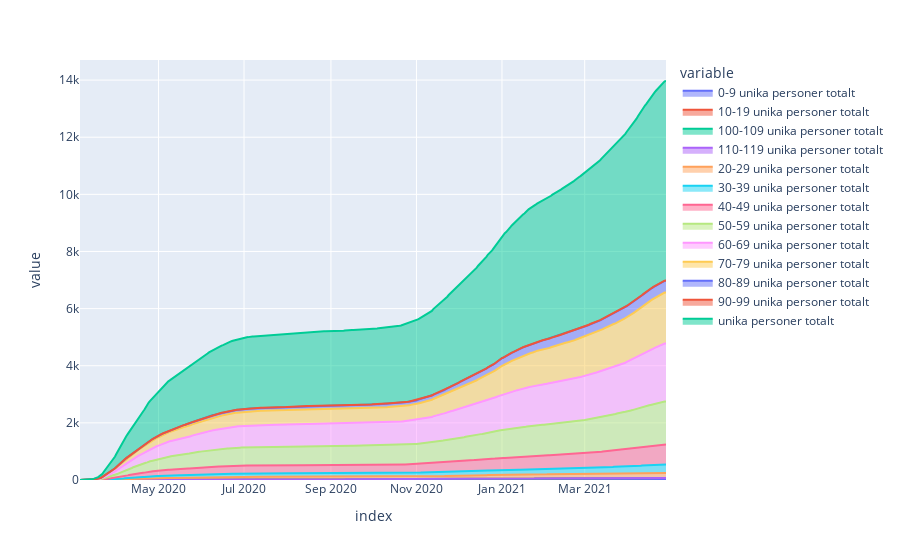

Notebook cell for this chart:
### Code cell
px.area(tt, x=dates, y=columns)

### Figure 1 — Plotly figure (JSON) as saved in the notebook; plotly's stock layout.template omitted (floating-point values rounded to 4 significant figures; data arrays with more than 128 entries replaced by an {"elided": "..."} marker saying what was removed)
{"data": [{"hovertemplate": "variable=0-9 unika personer totalt<br>index=%{x}<br>value=%{y}<extra></extra>", "legendgroup": "0-9 unika personer totalt", "line": {"color": "#636efa"}, "mode": "lines", "name": "0-9 unika personer totalt", "orientation": "v", "showlegend": true, "stackgroup": "1", "type": "scatter", "x": {"elided": "419 str values"}, "xaxis": "x", "y": {"elided": "419 int values"}, "yaxis": "y"}, {"hovertemplate": "variable=10-19 unika personer totalt<br>index=%{x}<br>value=%{y}<extra></extra>", "legendgroup": "10-19 unika personer totalt", "line": {"color": "#EF553B"}, "mode": "lines", "name": "10-19 unika personer totalt", "orientation": "v", "showlegend": true, "stackgroup": "1", "type": "scatter", "x": {"elided": "419 str values"}, "xaxis": "x", "y": {"elided": "419 int values"}, "yaxis": "y"}, {"hovertemplate": "variable=100-109 unika personer totalt<br>index=%{x}<br>value=%{y}<extra></extra>", "legendgroup": "100-109 unika personer totalt", "line": {"color": "#00cc96"}, "mode": "lines", "name": "100-109 unika personer totalt", "orientation": "v", "showlegend": true, "stackgroup": "1", "type": "scatter", "x": {"elided": "419 str values"}, "xaxis": "x", "y": {"elided": "419 int values"}, "yaxis": "y"}, {"hovertemplate": "variable=110-119 unika personer totalt<br>index=%{x}<br>value=%{y}<extra></extra>", "legendgroup": "110-119 unika personer totalt", "line": {"color": "#ab63fa"}, "mode": "lines", "name": "110-119 unika personer totalt", "orientation": "v", "showlegend": true, "stackgroup": "1", "type": "scatter", "x": {"elided": "419 str values"}, "xaxis": "x", "y": {"elided": "419 int values"}, "yaxis": "y"}, {"hovertemplate": "variable=20-29 unika personer totalt<br>index=%{x}<br>value=%{y}<extra></extra>", "legendgroup": "20-29 unika personer totalt", "line": {"color": "#FFA15A"}, "mode": "lines", "name": "20-29 unika personer totalt", "orientation": "v", "showlegend": true, "stackgroup": "1", "type": "scatter", "x": {"elided": "419 str values"}, "xaxis": "x", "y": {"elided": "419 int values"}, "yaxis": "y"}, {"hovertemplate": "variable=30-39 unika personer totalt<br>index=%{x}<br>value=%{y}<extra></extra>", "legendgroup": "30-39 unika personer totalt", "line": {"color": "#19d3f3"}, "mode": "lines", "name": "30-39 unika personer totalt", "orientation": "v", "showlegend": true, "stackgroup": "1", "type": "scatter", "x": {"elided": "419 str values"}, "xaxis": "x", "y": {"elided": "419 int values"}, "yaxis": "y"}, {"hovertemplate": "variable=40-49 unika personer totalt<br>index=%{x}<br>value=%{y}<extra></extra>", "legendgroup": "40-49 unika personer totalt", "line": {"color": "#FF6692"}, "mode": "lines", "name": "40-49 unika personer totalt", "orientation": "v", "showlegend": true, "stackgroup": "1", "type": "scatter", "x": {"elided": "419 str values"}, "xaxis": "x", "y": {"elided": "419 int values"}, "yaxis": "y"}, {"hovertemplate": "variable=50-59 unika personer totalt<br>index=%{x}<br>value=%{y}<extra></extra>", "legendgroup": "50-59 unika personer totalt", "line": {"color": "#B6E880"}, "mode": "lines", "name": "50-59 unika personer totalt", "orientation": "v", "showlegend": true, "stackgroup": "1", "type": "scatter", "x": {"elided": "419 str values"}, "xaxis": "x", "y": {"elided": "419 int values"}, "yaxis": "y"}, {"hovertemplate": "variable=60-69 unika personer totalt<br>index=%{x}<br>value=%{y}<extra></extra>", "legendgroup": "60-69 unika personer totalt", "line": {"color": "#FF97FF"}, "mode": "lines", "name": "60-69 unika personer totalt", "orientation": "v", "showlegend": true, "stackgroup": "1", "type": "scatter", "x": {"elided": "419 str values"}, "xaxis": "x", "y": {"elided": "419 int values"}, "yaxis": "y"}, {"hovertemplate": "variable=70-79 unika personer totalt<br>index=%{x}<br>value=%{y}<extra></extra>", "legendgroup": "70-79 unika personer totalt", "line": {"color": "#FECB52"}, "mode": "lines", "name": "70-79 unika personer totalt", "orientation": "v", "showlegend": true, "stackgroup": "1", "type": "scatter", "x": {"elided": "419 str values"}, "xaxis": "x", "y": {"elided": "419 int values"}, "yaxis": "y"}, {"hovertemplate": "variable=80-89 unika personer totalt<br>index=%{x}<br>value=%{y}<extra></extra>", "legendgroup": "80-89 unika personer totalt", "line": {"color": "#636efa"}, "mode": "lines", "name": "80-89 unika personer totalt", "orientation": "v", "showlegend": true, "stackgroup": "1", "type": "scatter", "x": {"elided": "419 str values"}, "xaxis": "x", "y": {"elided": "419 int values"}, "yaxis": "y"}, {"hovertemplate": "variable=90-99 unika personer totalt<br>index=%{x}<br>value=%{y}<extra></extra>", "legendgroup": "90-99 unika personer totalt", "line": {"color": "#EF553B"}, "mode": "lines", "name": "90-99 unika personer totalt", "orientation": "v", "showlegend": true, "stackgroup": "1", "type": "scatter", "x": {"elided": "419 str values"}, "xaxis": "x", "y": {"elided": "419 int values"}, "yaxis": "y"}, {"hovertemplate": "variable=unika personer totalt<br>index=%{x}<br>value=%{y}<extra></extra>", "legendgroup": "unika personer totalt", "line": {"color": "#00cc96"}, "mode": "lines", "name": "unika personer totalt", "orientation": "v", "showlegend": true, "stackgroup": "1", "type": "scatter", "x": {"elided": "419 str values"}, "xaxis": "x", "y": {"elided": "419 int values"}, "yaxis": "y"}], "layout": {"legend": {"title": {"text": "variable"}, "tracegroupgap": 0}, "margin": {"t": 60}, "xaxis": {"anchor": "y", "domain": [0, 1], "title": {"text": "index"}}, "yaxis": {"anchor": "x", "domain": [0, 1], "title": {"text": "value"}}}}
